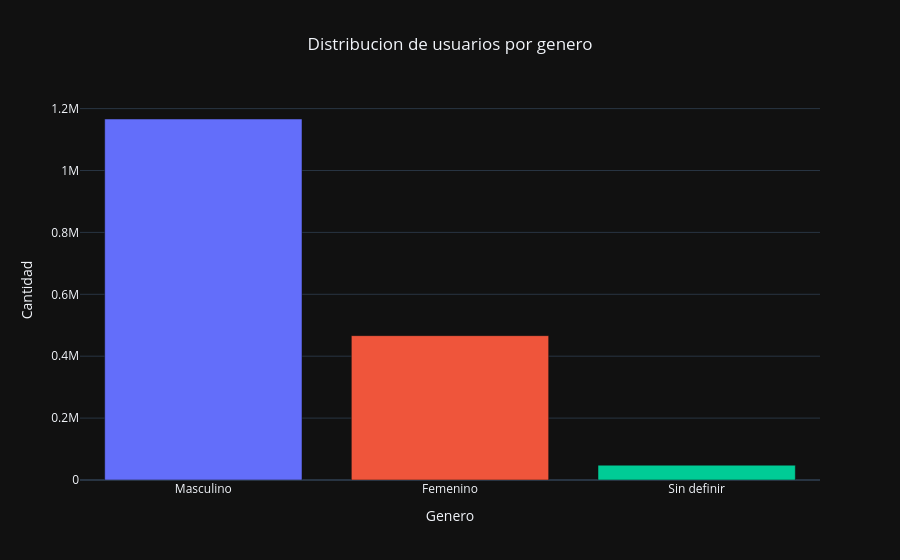

Notebook code cell kept with this figure:
### Markdown cell above
#### Distribucion por genero

### Code cell
pipeline = [
    {
        '$project': {
            '_id': 0,
            'usuario.genero': {
                '$switch': {
                    'branches': [
                        {'case': {'$eq': ['$usuario.genero', 'M']}, 'then': 'Masculino'},
                        {'case': {'$eq': ['$usuario.genero', 'F']}, 'then': 'Femenino'},
                    ],
                    'default': 'Sin definir'
                }
            }
        }
    },
    {
        '$group': {
            '_id': '$usuario.genero',
            'cantidad': {'$count': {}}
        }
    },
    {
        '$project': {
            '_id': 0,
            'genero': '$_id',
            'cantidad': 1
        }
    },
    {
        '$sort': {
            'cantidad': -1
        }
    }
]

genero = pd.DataFrame(list(Historico.objects.aggregate(pipeline)))

fig = px.bar(genero, x='genero', y='cantidad',
            hover_data={'genero': False},
            labels={'genero': 'Genero', 'cantidad': 'Cantidad'},
            title='Distribucion de usuarios por genero',
            color='genero', template="plotly_dark")

fig.update_layout(
    title_x=0.5,
    showlegend=False
)

fig.show()

### Figure 1 — Plotly figure (JSON) as saved in the notebook; plotly's stock layout.template omitted (floating-point values rounded to 4 significant figures)
{"data": [{"alignmentgroup": "True", "hovertemplate": "Cantidad=%{y}<extra></extra>", "legendgroup": "Masculino", "marker": {"color": "#636efa", "pattern": {"shape": ""}}, "name": "Masculino", "offsetgroup": "Masculino", "orientation": "v", "showlegend": true, "textposition": "auto", "type": "bar", "x": ["Masculino"], "xaxis": "x", "y": [1166403], "yaxis": "y"}, {"alignmentgroup": "True", "hovertemplate": "Cantidad=%{y}<extra></extra>", "legendgroup": "Femenino", "marker": {"color": "#EF553B", "pattern": {"shape": ""}}, "name": "Femenino", "offsetgroup": "Femenino", "orientation": "v", "showlegend": true, "textposition": "auto", "type": "bar", "x": ["Femenino"], "xaxis": "x", "y": [466385], "yaxis": "y"}, {"alignmentgroup": "True", "hovertemplate": "Cantidad=%{y}<extra></extra>", "legendgroup": "Sin definir", "marker": {"color": "#00cc96", "pattern": {"shape": ""}}, "name": "Sin definir", "offsetgroup": "Sin definir", "orientation": "v", "showlegend": true, "textposition": "auto", "type": "bar", "x": ["Sin definir"], "xaxis": "x", "y": [47862], "yaxis": "y"}], "layout": {"barmode": "relative", "legend": {"title": {"text": "Genero"}, "tracegroupgap": 0}, "showlegend": false, "title": {"text": "Distribucion de usuarios por genero", "x": 0.5}, "xaxis": {"anchor": "y", "categoryarray": ["Masculino", "Femenino", "Sin definir"], "categoryorder": "array", "domain": [0, 1], "title": {"text": "Genero"}}, "yaxis": {"anchor": "x", "domain": [0, 1], "title": {"text": "Cantidad"}}}}
